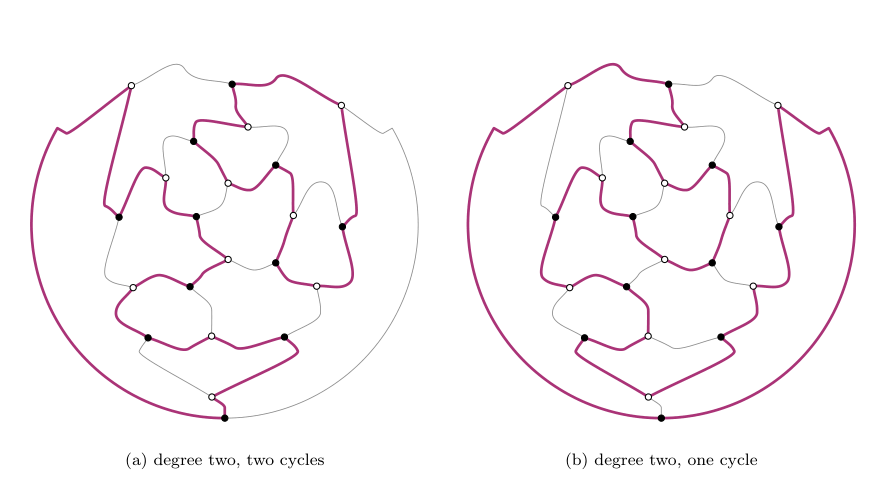
#> input picture research/2026-11-14_sol_figures-polish/after/02-two-factors.png, 887 x 485 px, given in place of 01-cube.png, which was not available
$ python proofs.py
#> lines starting #> are read from the running program, lines starting #| are printed output that depends on the picture
"""Raster proofs and contact sheets. Run from repository root after build.py."""
from pathlib import Path
import json,re
import fitz
import numpy as np
from PIL import Image,ImageDraw
ROOT=Path(__file__).resolve().parents[2]
OUT=Path(__file__).parent
F=ROOT/'paper/figures'
M=np.array([[.367322,.860646,-.227968],[.280085,.672501,.047413],[-.011820,.042940,.968881]])
# Full-severity deuteranopia linear-RGB matrix, with sRGB transfer before/after.
def simulate(im):
    x=np.asarray(im,dtype=float)/255
    linear=np.where(x<=.04045,x/12.92,((x+.055)/1.055)**2.4)
    y=np.clip(linear@M.T,0,1)
    srgb=np.where(y<=.0031308,12.92*y,1.055*y**(1/2.4)-.055)
    return Image.fromarray(np.uint8(np.rint(np.clip(srgb,0,1)*255)))
files=sorted(F.glob('[0-9][0-9]-*.pdf'))
for folder in ['after','greyscale','deuteranopia']:(OUT/folder).mkdir(exist_ok=True)
for f in files:
    doc=fitz.open(f);assert len(doc)==1
    png=OUT/'after'/f.with_suffix('.png').name
    doc[0].get_pixmap(dpi=150).save(png)
    im=Image.open(png).convert('RGB')
    im.convert('L').save(OUT/'greyscale'/png.name)
    simulate(im).save(OUT/'deuteranopia'/png.name)
for folder in ['after','greyscale','deuteranopia']:
    for start in range(0,len(files),4):
        sheet=Image.new('RGB',(1600,1250),'#eee');pen=ImageDraw.Draw(sheet)
        for k,f in enumerate(files[start:start+4]):
            im=Image.open(OUT/folder/f.with_suffix('.png').name);im.thumbnail((780,585))
            x=(k%2)*800;y=(k//2)*625;sheet.paste(im,(x,y+25));pen.text((x+5,y+5),f.stem,fill='black')
        sheet.save(OUT/f'{folder}-sheet-{start//4}.png')
    final=Image.new('RGB',(1400,1650),'#eee');pen=ImageDraw.Draw(final)
#> after `final = Image.new('RGB', (1400, 1650), '#eee')`: final: PIL image 1400x1650 RGB; every value is 238
    for k,name in enumerate(['01-cube','02-two-factors','03-dual','12-tree-cotree','13-selected','16-at-a-glance']):
        im=Image.open(OUT/folder/(name+'.png'));im.thumbnail((690,515));x=k%2*700;y=k//2*550
#> further down, im is the input picture: PIL image 887x485 RGB; mean R, G, B 251, 247.9, 249.7
#> after `im.thumbnail((690, 515))`:
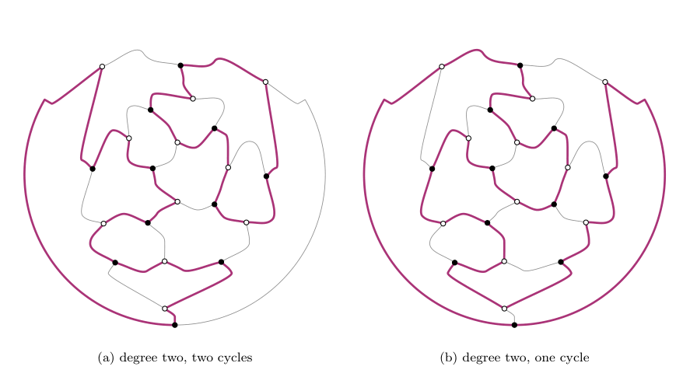
#> im: PIL image 690x377 RGB; mean R, G, B 250.9, 247.7, 249.6
        final.paste(im,(x,y+25));pen.text((x+5,y+5),name,fill='black')
#> after `final.paste(im, (x, y + 25))`:
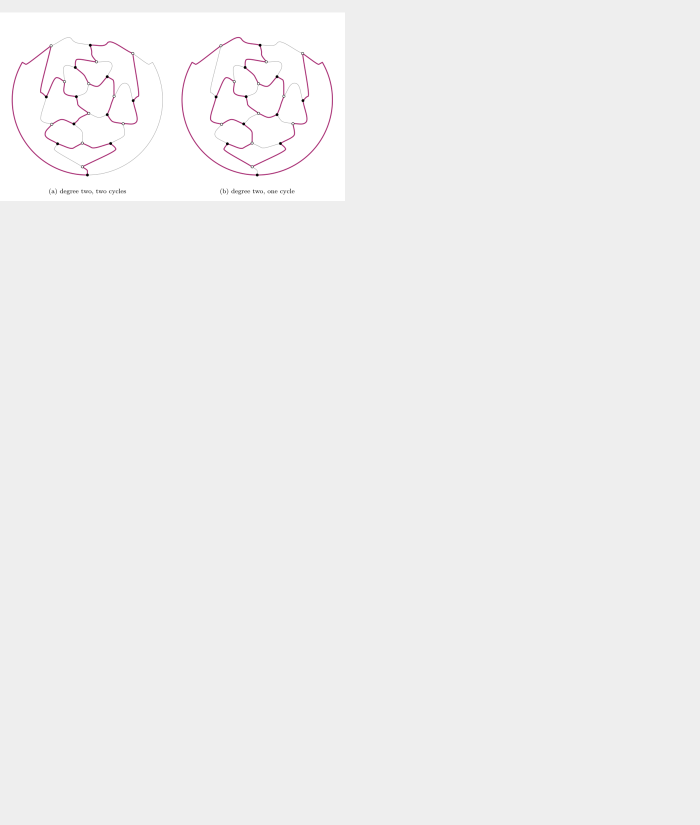
#> final: PIL image 1400x1650 RGB (shown at 1/2 size); mean R, G, B 239.5, 239.1, 239.3
#> (the run stopped early here; a loop or call above may not have finished)

$ run again, on research/2026-11-14_sol_figures-polish/after/07-pair-D.png
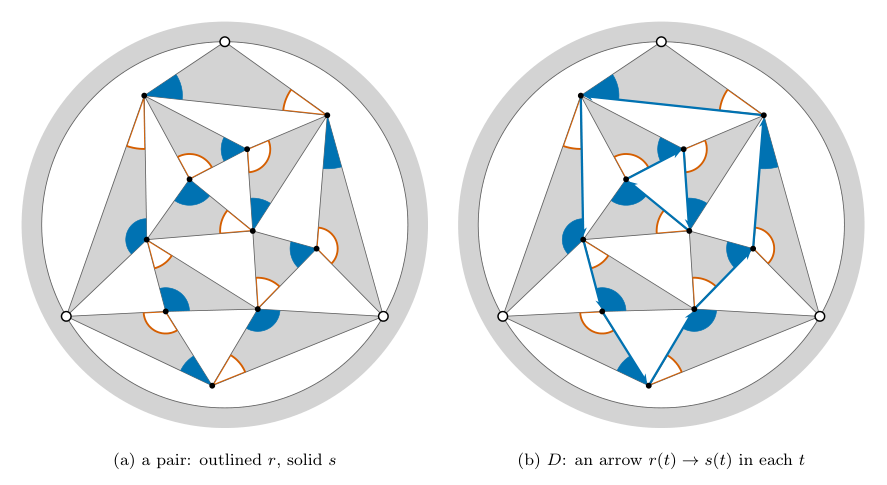
#> input picture research/2026-11-14_sol_figures-polish/after/07-pair-D.png, 887 x 485 px, given in place of 01-cube.png, which was not available
#> im is the input picture: PIL image 887x485 RGB; mean R, G, B 234.2, 236.5, 237.7
#> im: PIL image 690x377 RGB
#> `final.paste(im, (x, y + 25))`:
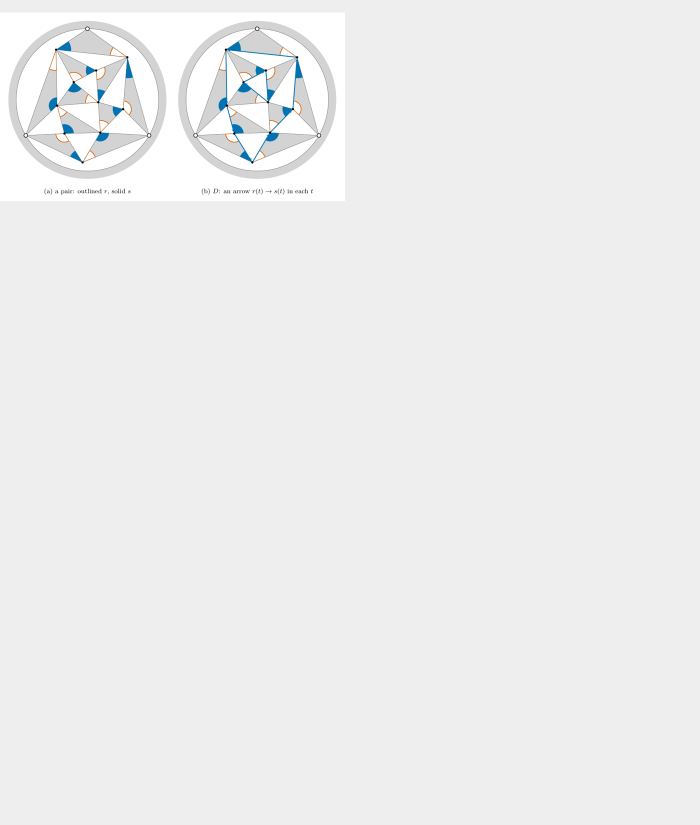
#> final: PIL image 1400x1650 RGB (shown at 1/2 size); mean R, G, B 237.6, 237.8, 238

$ run again, on research/2026-11-14_sol_figures-polish/after/08-disk.png
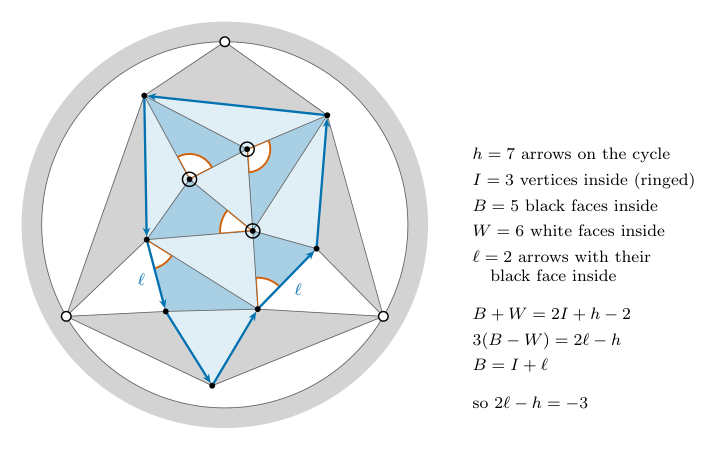
#> input picture research/2026-11-14_sol_figures-polish/after/08-disk.png, 708 x 458 px, given in place of 01-cube.png, which was not available
#> im is the input picture: PIL image 708x458 RGB; mean R, G, B 237.5, 240.3, 241.8
#> `im.thumbnail((690, 515))`:
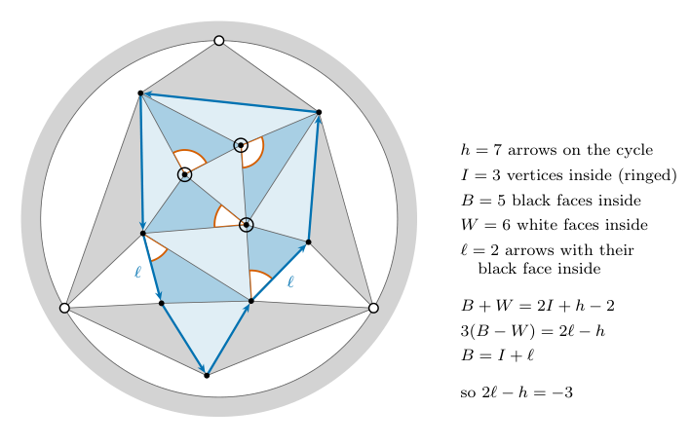
#> im: PIL image 690x446 RGB; mean R, G, B 237.4, 240.2, 241.7
#> `final.paste(im, (x, y + 25))`:
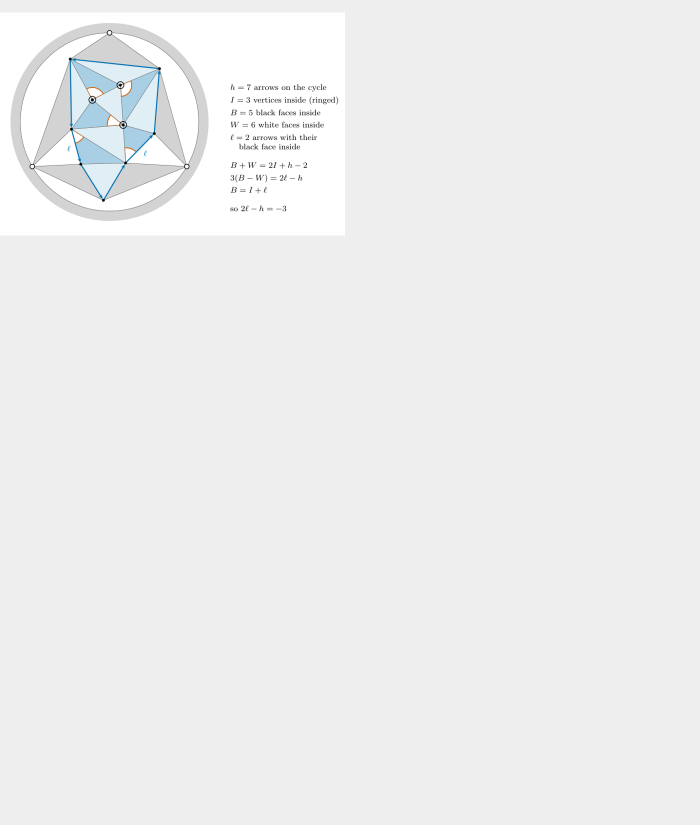
#> final: PIL image 1400x1650 RGB (shown at 1/2 size); mean R, G, B 237.9, 238.3, 238.5
